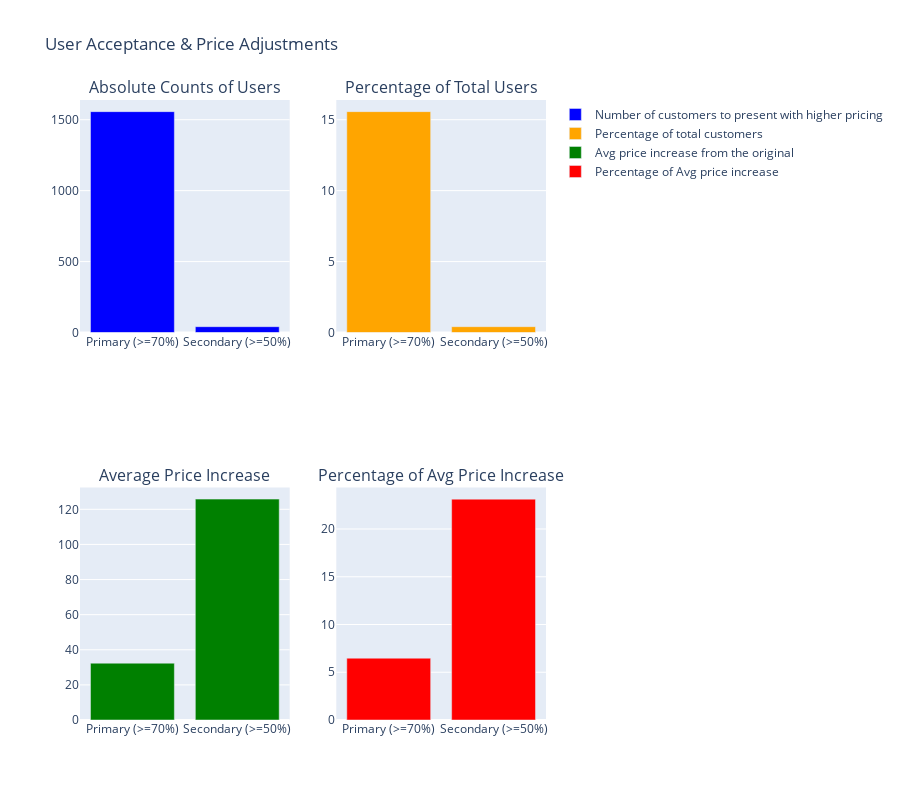

Notebook code cell kept with this figure:
### Markdown cell above
### Visualizing the total count and % of the users who are liable to be recommended higher prices as well as the average price increase from the original cost offered.

### Code cell
import plotly.express as px
import plotly.graph_objects as go
from plotly.subplots import make_subplots
total_users = result_df.shape[0]


price_increase_users = true_accepted[
    true_accepted["Highest Price Suggested"] > true_accepted["Original Cost Offered"]
]


primary_count = price_increase_users[price_increase_users["Primary Threshold Met"] == 1].shape[0]
secondary_count = price_increase_users[
    (price_increase_users["Primary Threshold Met"] == 0) & 
    (price_increase_users["Secondary Threshold Met"] == 1)
].shape[0]

# Percentage of total users
primary_percentage = (primary_count / total_users) * 100
secondary_percentage = (secondary_count / total_users) * 100

# Average price increase
primary_avg_increase = price_increase_users[
    price_increase_users["Primary Threshold Met"] == 1
]["Highest Price Suggested"].sub(price_increase_users["Original Cost Offered"]).mean()

secondary_avg_increase = price_increase_users[
    (price_increase_users["Primary Threshold Met"] == 0) & 
    (price_increase_users["Secondary Threshold Met"] == 1)
]["Highest Price Suggested"].sub(price_increase_users["Original Cost Offered"]).mean()

# Percentage increase relative to original price
primary_avg_percentage_increase = (primary_avg_increase / 
                                   price_increase_users[price_increase_users["Primary Threshold Met"] == 1]["Original Cost Offered"].mean()) * 100

secondary_avg_percentage_increase = (secondary_avg_increase / 
                                     price_increase_users[(price_increase_users["Primary Threshold Met"] == 0) & 
                                                          (price_increase_users["Secondary Threshold Met"] == 1)]["Original Cost Offered"].mean()) * 100


categories = ["Primary (>=70%)", "Secondary (>=50%)"]


fig = make_subplots(rows=2, cols=2, subplot_titles=[
    "Absolute Counts of Users", 
    "Percentage of Total Users", 
    "Average Price Increase", 
    "Percentage of Avg Price Increase"
])

# Subplot 1: Absolute Counts
fig.add_trace(go.Bar(x=categories, y=[primary_count, secondary_count], 
                     marker_color="blue", name="Number of customers to present with higher pricing"), row=1, col=1)

# Subplot 2: Percentage of Total Users
fig.add_trace(go.Bar(x=categories, y=[primary_percentage, secondary_percentage], 
                     marker_color="orange", name="Percentage of total customers"), row=1, col=2)

# Subplot 3: Average Price Increase
fig.add_trace(go.Bar(x=categories, y=[primary_avg_increase, secondary_avg_increase], 
                     marker_color="green", name="Avg price increase from the original"), row=2, col=1)

# Subplot 4: Percentage Increase Relative to Original Price
fig.add_trace(go.Bar(x=categories, y=[primary_avg_percentage_increase, secondary_avg_percentage_increase], 
                     marker_color="red", name="Percentage of Avg price increase"), row=2, col=2)

# Update layout
fig.update_layout(title_text="User Acceptance & Price Adjustments", 
                  height=800, width=900, showlegend=True)

# Show figure
fig.show()

### Figure 1 — Plotly figure (JSON) as saved in the notebook; plotly's stock layout.template omitted (floating-point values rounded to 4 significant figures)
{"data": [{"marker": {"color": "blue"}, "name": "Number of customers to present with higher pricing", "type": "bar", "x": ["Primary (>=70%)", "Secondary (>=50%)"], "xaxis": "x", "y": [1557, 41], "yaxis": "y"}, {"marker": {"color": "orange"}, "name": "Percentage of total customers", "type": "bar", "x": ["Primary (>=70%)", "Secondary (>=50%)"], "xaxis": "x2", "y": [15.57, 0.41], "yaxis": "y2"}, {"marker": {"color": "green"}, "name": "Avg price increase from the original", "type": "bar", "x": ["Primary (>=70%)", "Secondary (>=50%)"], "xaxis": "x3", "y": [32.37, 125.8], "yaxis": "y3"}, {"marker": {"color": "red"}, "name": "Percentage of Avg price increase", "type": "bar", "x": ["Primary (>=70%)", "Secondary (>=50%)"], "xaxis": "x4", "y": [6.473, 23.13], "yaxis": "y4"}], "layout": {"annotations": [{"font": {"size": 16}, "showarrow": false, "text": "Absolute Counts of Users", "x": 0.225, "xanchor": "center", "xref": "paper", "y": 1, "yanchor": "bottom", "yref": "paper"}, {"font": {"size": 16}, "showarrow": false, "text": "Percentage of Total Users", "x": 0.775, "xanchor": "center", "xref": "paper", "y": 1, "yanchor": "bottom", "yref": "paper"}, {"font": {"size": 16}, "showarrow": false, "text": "Average Price Increase", "x": 0.225, "xanchor": "center", "xref": "paper", "y": 0.375, "yanchor": "bottom", "yref": "paper"}, {"font": {"size": 16}, "showarrow": false, "text": "Percentage of Avg Price Increase", "x": 0.775, "xanchor": "center", "xref": "paper", "y": 0.375, "yanchor": "bottom", "yref": "paper"}], "height": 800, "showlegend": true, "title": {"text": "User Acceptance & Price Adjustments"}, "width": 900, "xaxis": {"anchor": "y", "domain": [0, 0.45]}, "xaxis2": {"anchor": "y2", "domain": [0.55, 1]}, "xaxis3": {"anchor": "y3", "domain": [0, 0.45]}, "xaxis4": {"anchor": "y4", "domain": [0.55, 1]}, "yaxis": {"anchor": "x", "domain": [0.625, 1]}, "yaxis2": {"anchor": "x2", "domain": [0.625, 1]}, "yaxis3": {"anchor": "x3", "domain": [0, 0.375]}, "yaxis4": {"anchor": "x4", "domain": [0, 0.375]}}}
